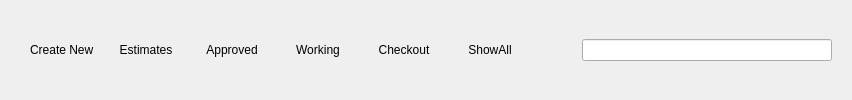
<widget class="QWidget" name="ro_header_buttons">

<layout class="QGridLayout" name="gridLayout_15">
<item column="0" row="0">
<widget class="QFrame" name="ro_frame">
<property name="sizePolicy">
<sizepolicy hsizetype="Expanding" vsizetype="Fixed">
<horstretch>0</horstretch>
<verstretch>0</verstretch>
</sizepolicy>
</property>
<property name="minimumSize">
<size>
<width>0</width>
<height>50</height>
</size>
</property>
<property name="cursor">
<cursorShape>ArrowCursor</cursorShape>
</property>

<property name="frameShape">
<enum>QFrame::NoFrame</enum>
</property>
<property name="frameShadow">
<enum>QFrame::Raised</enum>
</property>
<layout class="QGridLayout" name="gridLayout_4">
<item column="3" row="0">
<widget class="QPushButton" name="working_ro_button">
<property name="cursor">
<cursorShape>OpenHandCursor</cursorShape>
</property>

<property name="text">
<string>Working</string>
</property>
<property name="icon">
<iconset>
<normaloff>Icons/document.png</normaloff>Icons/document.png</iconset>
</property>
<property name="iconSize">
<size>
<width>30</width>
<height>30</height>
</size>
</property>
<property name="flat">
<bool>true</bool>
</property>
</widget>
</item>
<item column="4" row="0">
<widget class="QPushButton" name="checkout_button">
<property name="cursor">
<cursorShape>OpenHandCursor</cursorShape>
</property>

<property name="text">
<string>Checkout</string>
</property>
<property name="icon">
<iconset>
<normaloff>Icons/shopping-cart.png</normaloff>Icons/shopping-cart.png</iconset>
</property>
<property name="iconSize">
<size>
<width>30</width>
<height>30</height>
</size>
</property>
<property name="flat">
<bool>true</bool>
</property>
</widget>
</item>
<item column="1" row="0">
<widget class="QPushButton" name="estimates_button">
<property name="sizePolicy">
<sizepolicy hsizetype="Preferred" vsizetype="Fixed">
<horstretch>0</horstretch>
<verstretch>0</verstretch>
</sizepolicy>
</property>
<property name="cursor">
<cursorShape>OpenHandCursor</cursorShape>
</property>

<property name="text">
<string>Estimates</string>
</property>
<property name="icon">
<iconset>
<normaloff>Icons/ballot.png</normaloff>Icons/ballot.png</iconset>
</property>
<property name="iconSize">
<size>
<width>30</width>
<height>30</height>
</size>
</property>
<property name="flat">
<bool>true</bool>
</property>
</widget>
</item>
<item column="5" row="0">
<widget class="QPushButton" name="show_all_ro_button">
<property name="cursor">
<cursorShape>OpenHandCursor</cursorShape>
</property>

<property name="text">
<string>ShowAll</string>
</property>
<property name="icon">
<iconset>
<normaloff>Icons/apps.png</normaloff>Icons/apps.png</iconset>
</property>
<property name="iconSize">
<size>
<width>30</width>
<height>30</height>
</size>
</property>
<property name="flat">
<bool>true</bool>
</property>
</widget>
</item>
<item column="0" row="0">
<widget class="QPushButton" name="new_ro_button">
<property name="sizePolicy">
<sizepolicy hsizetype="Preferred" vsizetype="Fixed">
<horstretch>0</horstretch>
<verstretch>0</verstretch>
</sizepolicy>
</property>
<property name="cursor">
<cursorShape>OpenHandCursor</cursorShape>
</property>

<property name="text">
<string> Create New</string>
</property>
<property name="icon">
<iconset>
<normaloff>Icons/add-document.png</normaloff>Icons/add-document.png</iconset>
</property>
<property name="iconSize">
<size>
<width>30</width>
<height>30</height>
</size>
</property>
<property name="flat">
<bool>true</bool>
</property>
</widget>
</item>
<item column="2" row="0">
<widget class="QPushButton" name="approved_button">
<property name="cursor">
<cursorShape>OpenHandCursor</cursorShape>
</property>

<property name="text">
<string>Approved</string>
</property>
<property name="icon">
<iconset>
<normaloff>Icons/list-check.png</normaloff>Icons/list-check.png</iconset>
</property>
<property name="iconSize">
<size>
<width>30</width>
<height>30</height>
</size>
</property>
<property name="flat">
<bool>true</bool>
</property>
</widget>
</item>
<item column="6" row="0">
<layout class="QHBoxLayout" name="horizontalLayout">
<item>
<widget class="QPushButton" name="search_customer_button">
<property name="sizePolicy">
<sizepolicy hsizetype="Preferred" vsizetype="Preferred">
<horstretch>0</horstretch>
<verstretch>0</verstretch>
</sizepolicy>
</property>
<property name="cursor">
<cursorShape>OpenHandCursor</cursorShape>
</property>
<property name="text">
<string/>
</property>
<property name="icon">
<iconset>
<normaloff>Icons/search.png</normaloff>Icons/search.png</iconset>
</property>
<property name="iconSize">
<size>
<width>30</width>
<height>30</height>
</size>
</property>
<property name="flat">
<bool>true</bool>
</property>
</widget>
</item>
<item>
<widget class="QLineEdit" name="ro_search_edit">
<property name="sizePolicy">
<sizepolicy hsizetype="Maximum" vsizetype="Preferred">
<horstretch>0</horstretch>
<verstretch>0</verstretch>
</sizepolicy>
</property>
<property name="minimumSize">
<size>
<width>250</width>
<height>0</height>
</size>
</property>
<property name="layoutDirection">
<enum>Qt::LeftToRight</enum>
</property>

<property name="alignment">
<set>Qt::AlignCenter</set>
</property>
</widget>
</item>
</layout>
</item>
</layout>
</widget>
</item>
</layout>
</widget>
